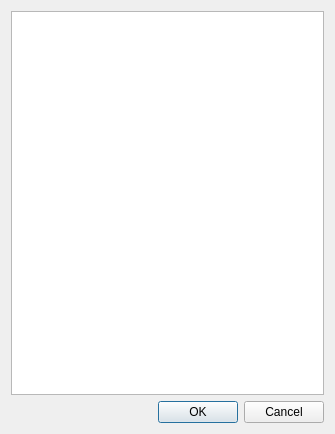
<?xml version="1.0" encoding="UTF-8"?>
<ui version="4.0">
 <class>DirectoryInfoBaseDialog</class>
 <widget class="QDialog" name="DirectoryInfoBaseDialog">
  <property name="geometry">
   <rect>
    <x>0</x>
    <y>0</y>
    <width>335</width>
    <height>434</height>
   </rect>
  </property>
  <property name="windowTitle">
   <string>Dialog</string>
  </property>
  <layout class="QGridLayout" name="gridLayout">
   <item row="0" column="0">
    <layout class="QVBoxLayout" name="verticalLayout">
     <item>
      <widget class="QTreeView" name="treeDirectoryInfoBase"/>
     </item>
     <item>
      <widget class="QDialogButtonBox" name="buttonBox">
       <property name="orientation">
        <enum>Qt::Horizontal</enum>
       </property>
       <property name="standardButtons">
        <set>QDialogButtonBox::Cancel|QDialogButtonBox::Ok</set>
       </property>
      </widget>
     </item>
    </layout>
   </item>
  </layout>
 </widget>
 <resources/>
 <connections>
  <connection>
   <sender>buttonBox</sender>
   <signal>accepted()</signal>
   <receiver>DirectoryInfoBaseDialog</receiver>
   <slot>accept()</slot>
   <hints>
    <hint type="sourcelabel">
     <x>248</x>
     <y>254</y>
    </hint>
    <hint type="destinationlabel">
     <x>157</x>
     <y>274</y>
    </hint>
   </hints>
  </connection>
  <connection>
   <sender>buttonBox</sender>
   <signal>rejected()</signal>
   <receiver>DirectoryInfoBaseDialog</receiver>
   <slot>reject()</slot>
   <hints>
    <hint type="sourcelabel">
     <x>316</x>
     <y>260</y>
    </hint>
    <hint type="destinationlabel">
     <x>286</x>
     <y>274</y>
    </hint>
   </hints>
  </connection>
 </connections>
</ui>
